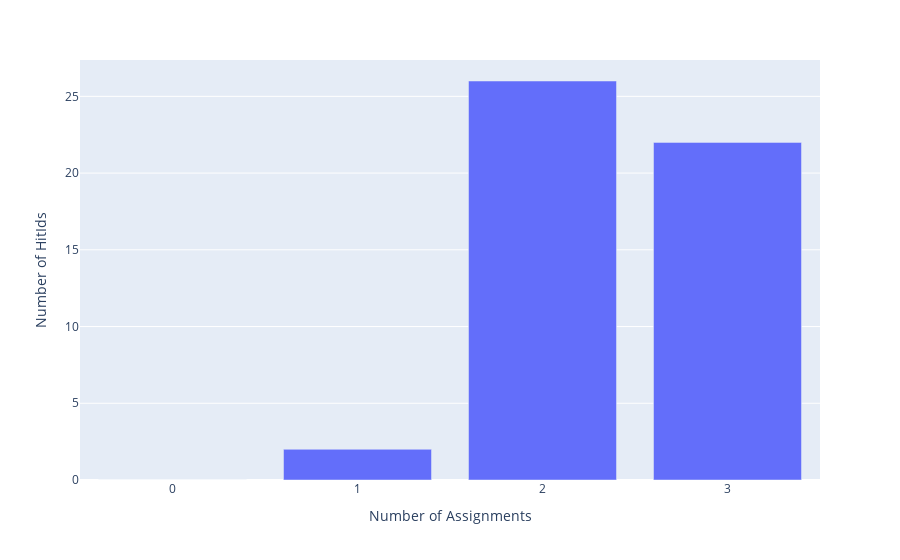

Notebook source saved alongside this figure:
### Markdown cell above
##### Each paper will be labeled by a maximum of three workers so this bar chart demonstrates how many papers have zero, one, two, or three labels

### Code cell
HitIdAssignments = (df['HitId'].value_counts())
xvalues = []
yvalues = []
for x in range(4):
    xvalues.append(str(x))
    yvalues.append(list(HitIdAssignments).count(x))
fig = px.bar(x = xvalues, y = yvalues, labels={'x':'Number of Assignments', 'y': 'Number of HitIds'})
fig.show("svg")
fig

### Figure 1 — Plotly figure (JSON) as saved in the notebook; plotly's stock layout.template omitted (floating-point values rounded to 4 significant figures)
{"data": [{"alignmentgroup": "True", "hovertemplate": "Number of Assignments=%{x}<br>Number of HitIds=%{y}<extra></extra>", "legendgroup": "", "marker": {"color": "#636efa", "pattern": {"shape": ""}}, "name": "", "offsetgroup": "", "orientation": "v", "showlegend": false, "textposition": "auto", "type": "bar", "x": ["0", "1", "2", "3"], "xaxis": "x", "y": [0, 2, 26, 22], "yaxis": "y"}], "layout": {"autosize": true, "barmode": "relative", "legend": {"tracegroupgap": 0}, "margin": {"t": 60}, "xaxis": {"anchor": "y", "autorange": true, "domain": [0, 1], "range": [-0.5, 3.5], "title": {"text": "Number of Assignments"}, "type": "category"}, "yaxis": {"anchor": "x", "autorange": true, "domain": [0, 1], "range": [0, 27.37], "title": {"text": "Number of HitIds"}, "type": "linear"}}}
